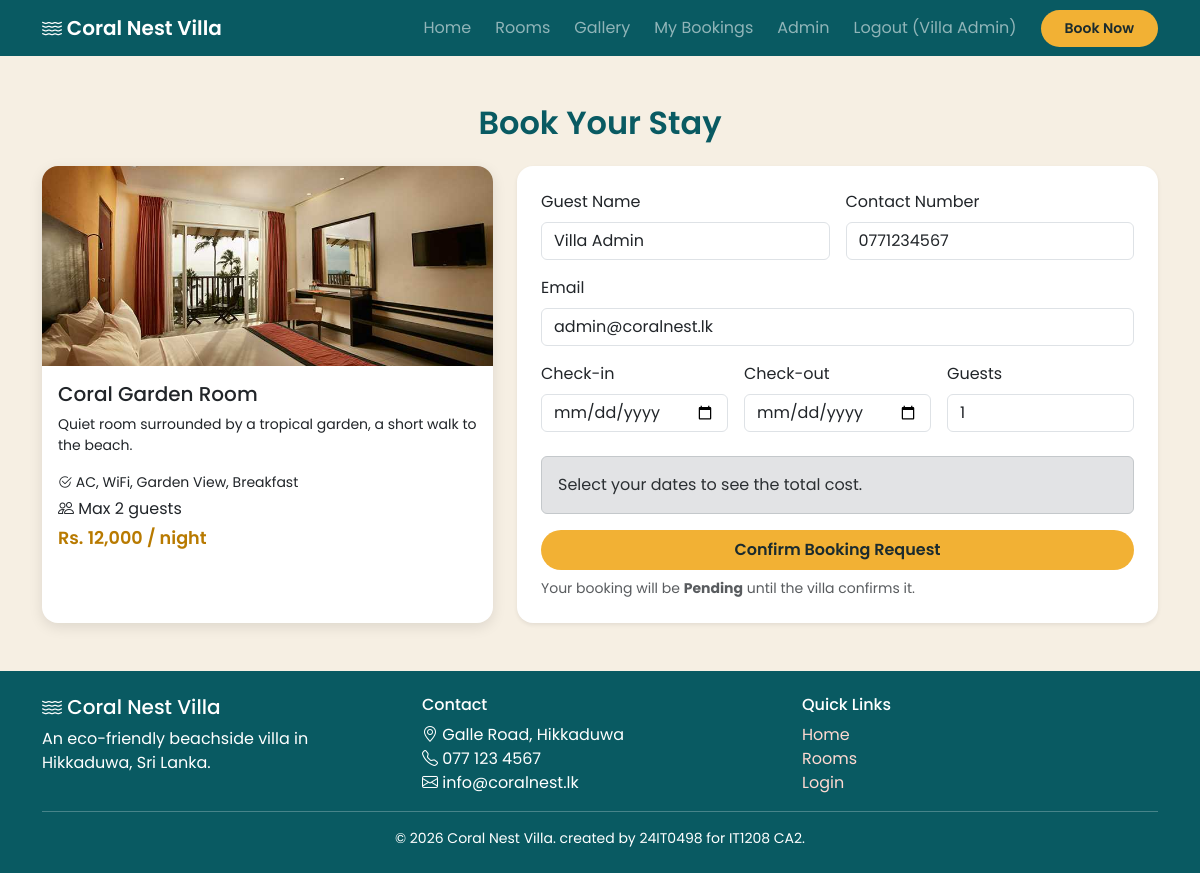
Page /booking.php?room_id=2 (signed in) on the committed database.
### tables this page shows
CREATE TABLE rooms (
    room_id         INT AUTO_INCREMENT PRIMARY KEY,
    room_name       VARCHAR(100) NOT NULL,
    room_type       VARCHAR(50)  NOT NULL,
    description     TEXT,
    facilities      VARCHAR(255),
    price_per_night DECIMAL(10,2) NOT NULL CHECK (price_per_night > 0),
    max_guests      INT NOT NULL CHECK (max_guests > 0),
    image           VARCHAR(255) DEFAULT 'default.jpg',
    room_status     ENUM('active','inactive') NOT NULL DEFAULT 'active'
);

CREATE TABLE users (
    user_id        INT AUTO_INCREMENT PRIMARY KEY,
    name           VARCHAR(100) NOT NULL,
    email          VARCHAR(100) NOT NULL UNIQUE,
    contact_number VARCHAR(20)  NOT NULL,
    password       VARCHAR(255) NOT NULL,           
    role           ENUM('guest','admin') NOT NULL DEFAULT 'guest',
    created_at     TIMESTAMP DEFAULT CURRENT_TIMESTAMP
);

### booking.php (the view, shortened to what this page needs)
<?php
require_once 'includes/db.php';
$room_id = (int)($_GET['room_id'] ?? $_POST['room_id'] ?? 0);
$stmt = $pdo->prepare("SELECT * FROM rooms WHERE room_id = ? AND room_status = 'active'");
$stmt->execute([$room_id]);
$room = $stmt->fetch();
$stmt = $pdo->prepare('SELECT name, email, contact_number FROM users WHERE user_id = ?');
$stmt->execute([$_SESSION['user_id']]);
$guest = $stmt->fetch();
$today     = date('Y-m-d');
$check_in  = $_POST['check_in']  ?? ($_GET['check_in']  ?? '');
$check_out = $_POST['check_out'] ?? ($_GET['check_out'] ?? '');
$guests    = (int)($_POST['guests'] ?? ($_GET['guests'] ?? 1));
include 'includes/header.php';
?>
<div class="container my-5">
  <h2 class="section-title text-center">Book Your Stay</h2>
  <div class="row g-4">
    <div class="col-lg-5">
      <div class="card room-card">
        <img src="images/<?= htmlspecialchars($room['image']) ?>" class="room-thumb" alt="<?= htmlspecialchars($room['room_name']) ?>">
        <div class="card-body">
          <h5><?= htmlspecialchars($room['room_name']) ?></h5>
          <p class="small"><?= htmlspecialchars($room['description']) ?></p>
          <p class="small mb-1"><i class="bi bi-check2-circle"></i> <?= htmlspecialchars($room['facilities']) ?></p>
          <p class="mb-1"><i class="bi bi-people"></i> Max <?= (int)$room['max_guests'] ?> guests</p>
          <p class="price mb-0">Rs. <?= number_format($room['price_per_night']) ?> / night</p>
        </div>
      </div>
    </div>
    <div class="col-lg-7">
      <div class="card shadow-sm border-0 rounded-4">
        <div class="card-body p-4">
          <form method="post" id="bookingForm" novalidate
                data-price="<?= (float)$room['price_per_night'] ?>"
                data-max="<?= (int)$room['max_guests'] ?>">
            <div class="row g-3">
              <div class="col-md-6">
                <label class="form-label">Guest Name</label>
                <input type="text" class="form-control" value="<?= htmlspecialchars($guest['name']) ?>" readonly>
              </div>
              <div class="col-md-6">
                <label class="form-label">Contact Number</label>
                <input type="text" class="form-control" value="<?= htmlspecialchars($guest['contact_number']) ?>" readonly>
              </div>
              <div class="col-12">
                <label class="form-label">Email</label>
                <input type="text" class="form-control" value="<?= htmlspecialchars($guest['email']) ?>" readonly>
              </div>
              <div class="col-md-4">
                <label class="form-label">Check-in</label>
                <input type="date" name="check_in" id="check_in" class="form-control" min="<?= $today ?>" value="<?= htmlspecialchars($check_in) ?>">
              </div>
              <div class="col-md-4">
                <label class="form-label">Check-out</label>
                <input type="date" name="check_out" id="check_out" class="form-control" min="<?= $today ?>" value="<?= htmlspecialchars($check_out) ?>">
              </div>
              <div class="col-md-4">
                <label class="form-label">Guests</label>
                <input type="number" name="guests" id="guests" class="form-control" min="1" max="<?= (int)$room['max_guests'] ?>" value="<?= $guests ?>">
              </div>
            </div>
            <div id="price-summary" class="alert alert-secondary mt-4 mb-3">
              Select your dates to see the total cost.
            </div>
            <button type="submit" class="btn btn-coral w-100">Confirm Booking Request</button>
            <p class="small text-muted mt-2 mb-0">Your booking will be <strong>Pending</strong> until the villa confirms it.</p>
          </form>
        </div>
      </div>
    </div>
  </div>
</div>
<?php include 'includes/footer.php'; ?>

### css/style.css (style rules this page uses)
:root { --teal: #0e7c86; --teal-dark: #095a62; --sand: #f6efe3; --coral: #ff7a66; --text: #2b2b2b; }
body { background: var(--sand); color: var(--text); font-family: 'Poppins', sans-serif; }
.btn-coral { background: var(--coral); color: #fff; border: none; border-radius: 30px; padding: 8px 24px; }
.section-title { color: var(--teal-dark); font-weight: 600; margin-bottom: 1.5rem; }
.room-card { border: none; border-radius: 16px; overflow: hidden; box-shadow: 0 4px 14px rgba(0,0,0,.1); transition: transform .3s; height: 100%; }
.room-card img { height: 200px; object-fit: cover; background: var(--teal); }
.price { color: var(--coral); font-weight: 600; font-size: 1.1rem; }
.room-thumb { height: 210px; object-fit: cover; }
:root { --coral: #f2b134; }
.btn-coral { background: #f2b134; color: #1b2b2e; font-weight: 600; }
.price { color: #b87a00; }

### rows in the picture
rooms: image (picture), room_name "Coral Garden Room", description "Quiet room surrounded by a tropical garden, a short walk to the beach.", facilities "AC, WiFi, Garden View, Breakfast", max_guests "2", price_per_night "12,000"
users: name "Villa Admin", contact_number "0771234567", email "admin@coralnest.lk"

### other values in the picture
$_SESSION['name'] "Villa Admin"
